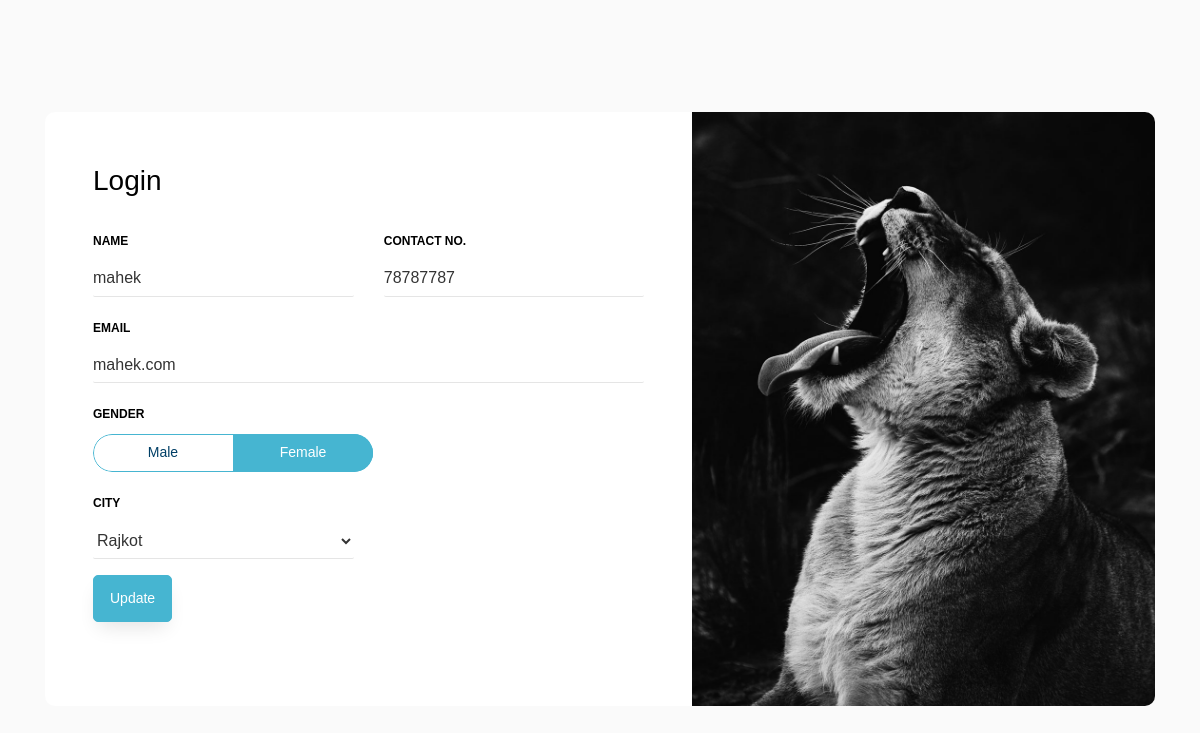
Page /update_contact/7 on the committed database.
### contact_app/models.py (models this page shows)
class contacts_data(models.Model):
    added_by = models.CharField(max_length=100)
    name = models.CharField(max_length=100)
    email = models.CharField(max_length=100)
    contact = models.CharField(max_length=100)
    city = models.CharField(max_length=100)
    gender   = models.CharField(max_length=100)

### contact_app/views.py (the view, shortened to what this page needs)
# urls.py: path('update_contact/<int:upd_id>', update_contact),
def update_contact(request,upd_id):
    data = contacts_data.objects.filter(id=upd_id).get()
    btn = 'Update'
    return render(request,'contact_management.html',{'row':data,'btn':btn})

### contact_app/templates/contact_management.html (shortened to what this page needs)
{% load static %}
<!doctype html>
<html lang="en">
<head>
    <link rel="stylesheet" href="https://stackpath.bootstrapcdn.com/font-awesome/4.7.0/css/font-awesome.min.css">
    <link rel="stylesheet" href="{% static 'css/style.css' %}">
</head>
<body>
    <section class="ftco-section">
        <div class="container">
            <div class="row justify-content-center">
                <div class="col-md-12">
                    <div class="wrapper">
                        <div class="row no-gutters">
                            <div class="col-md-7">
                                <div class="contact-wrap w-100 p-md-5 p-4">
                                    <h3 class="mb-4">Login</h3>
                                    <form method="POST" id="contactForm" name="contactForm" class="contactForm">
                                        <div class="row">
                                            <div class="col-md-6">
                                                <div class="form-group">
                                                    <label class="label" for="name">Name</label>
                                                    <input type="text" class="form-control" name="nm" id="name"
                                                        placeholder="Name" value="{{ row.name }}">
                                                </div>
                                            </div>
                                            <div class="col-md-6">
                                                <div class="form-group">
                                                    <label class="label" for="subject">Contact No.</label>
                                                    <input type="tel" class="form-control" name="cnt" id="subject"
                                                        placeholder="Contact" value="{{ row.contact }}">
                                                </div>
                                            </div>
                                            <div class="col-md-12">
                                                <div class="form-group">
                                                    <label class="label" for="email">Email</label>
                                                    <input type="text" class="form-control" name="em" id="email"
                                                        placeholder="Email" value="{{ row.email }}" >
                                                </div>
                                            </div>
                                            <div class="col-md-12">
                                                <div class="form-group">
                                                    <label class="label" for="subject">Gender</label>
                                                    <div class="hidden-toggles">
                                                        <label for="coloration-low" class="hidden-toggles__label">Male</label>
                                                        <label for="coloration-medium" class="hidden-toggles__label">Female</label>
                                                    </div>
                                                </div>
                                            </div>
                                            <div class="col-md-6">
                                                <div class="form-group">
                                                    <label class="label" for="#">City</label>
                                                    <select name="ct" class="form-control" id="message">
                                                        <option value="rajkot"  {% if row.city == 'rajkot' %} selected {% endif %} >Rajkot</option>
                                                    </select>
                                                </div>
                                            </div>
                                            <div class="col-md-12">
                                                <div class="form-group">
                                                    <input type="submit" value="{{btn}}" name="add" class="btn btn-primary">
                                                </div>
                                            </div>
                                        </div>
                                    </form>
                                </div>
                            </div>
                            <div class="col-md-5 d-flex align-items-stretch">
                                <div class="info-wrap w-100 p-5 img" style="background-image: url(../../static/images/img.jpg);">
                                </div>
                            </div>
                        </div>
                    </div>
                </div>
            </div>
        </div>
    </section>
</body>
</html>

### contact_app/templates/contact_management.html (style rules this page uses)
.wrapper { border-radius: 10px; overflow: hidden; }
body { background-image: url(../../static/images/bg_img.jpg); background-size: cover; background-repeat: no-repeat; }
.hidden-toggles label { margin-bottom: 0; }
:root { --accent: #46b5d1; --accent-2: #EC2F4B; --text: #003f66; --text-hover: var(--accent); --text-active: #FFFFFF; --border-width: 0.125em; }

### rows in the picture
contacts_data: nm "mahek", cnt "78787787", em "mahek.com", ct "Rajkot"
